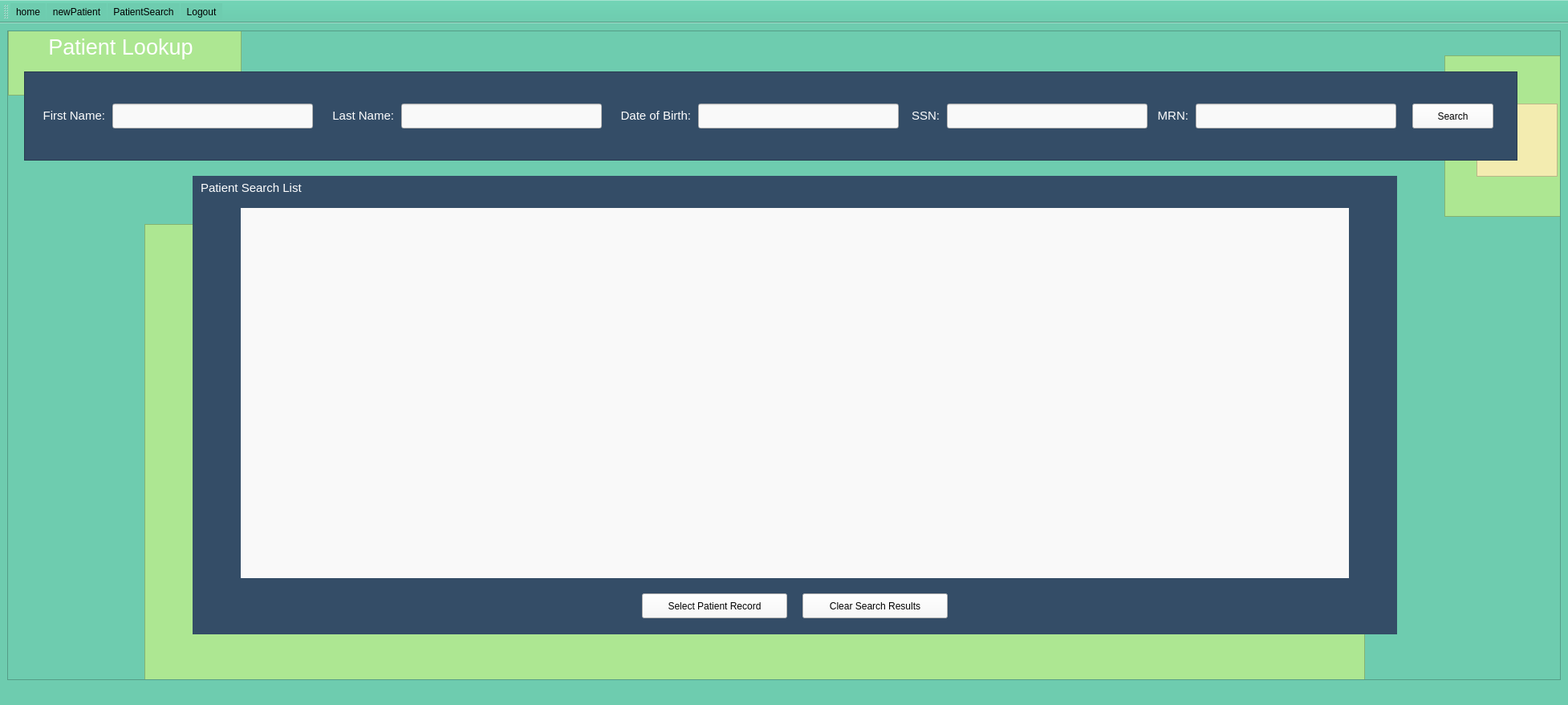
<?xml version="1.0" encoding="UTF-8"?>
<ui version="4.0">
 <class>patientLookupWindow</class>
 <widget class="QMainWindow" name="patientLookupWindow">
  <property name="geometry">
   <rect>
    <x>0</x>
    <y>0</y>
    <width>1954</width>
    <height>878</height>
   </rect>
  </property>
  <property name="windowTitle">
   <string>MainWindow</string>
  </property>
  <property name="styleSheet">
   <string notr="true">background-color: rgb(110, 204, 175);</string>
  </property>
  <widget class="QWidget" name="centralwidget">
   <layout class="QGridLayout" name="gridLayout">
    <item row="0" column="0">
     <widget class="QScrollArea" name="scrollArea">
      <property name="widgetResizable">
       <bool>true</bool>
      </property>
      <widget class="QWidget" name="scrollAreaWidgetContents">
       <property name="geometry">
        <rect>
         <x>0</x>
         <y>0</y>
         <width>1934</width>
         <height>776</height>
        </rect>
       </property>
       <property name="minimumSize">
        <size>
         <width>1920</width>
         <height>776</height>
        </size>
       </property>
       <widget class="QFrame" name="frame">
        <property name="geometry">
         <rect>
          <x>20</x>
          <y>50</y>
          <width>1861</width>
          <height>111</height>
         </rect>
        </property>
        <property name="styleSheet">
         <string notr="true">background-color: rgb(52, 77, 103);</string>
        </property>
        <property name="frameShape">
         <enum>QFrame::StyledPanel</enum>
        </property>
        <property name="frameShadow">
         <enum>QFrame::Raised</enum>
        </property>
       </widget>
       <widget class="QLineEdit" name="mrn_lineEdit">
        <property name="geometry">
         <rect>
          <x>1480</x>
          <y>90</y>
          <width>250</width>
          <height>31</height>
         </rect>
        </property>
        <property name="styleSheet">
         <string notr="true">background-color: rgb(249, 249, 249);</string>
        </property>
       </widget>
       <widget class="QLabel" name="last_name_label">
        <property name="geometry">
         <rect>
          <x>390</x>
          <y>90</y>
          <width>91</width>
          <height>31</height>
         </rect>
        </property>
        <property name="font">
         <font>
          <pointsize>11</pointsize>
         </font>
        </property>
        <property name="styleSheet">
         <string notr="true">background-color: rgb(52, 77, 103);</string>
        </property>
        <property name="text">
         <string>&lt;html&gt;&lt;head/&gt;&lt;body&gt;&lt;p&gt;&lt;span style=&quot; color:#ffffff;&quot;&gt;Last Name:&lt;/span&gt;&lt;/p&gt;&lt;/body&gt;&lt;/html&gt;</string>
        </property>
        <property name="alignment">
         <set>Qt::AlignRight|Qt::AlignTrailing|Qt::AlignVCenter</set>
        </property>
       </widget>
       <widget class="QLabel" name="date_of_birth_label">
        <property name="geometry">
         <rect>
          <x>740</x>
          <y>90</y>
          <width>111</width>
          <height>31</height>
         </rect>
        </property>
        <property name="font">
         <font>
          <pointsize>11</pointsize>
         </font>
        </property>
        <property name="styleSheet">
         <string notr="true">background-color: rgb(52, 77, 103);</string>
        </property>
        <property name="text">
         <string>&lt;html&gt;&lt;head/&gt;&lt;body&gt;&lt;p&gt;&lt;span style=&quot; color:#ffffff;&quot;&gt;Date of Birth:&lt;/span&gt;&lt;/p&gt;&lt;/body&gt;&lt;/html&gt;</string>
        </property>
        <property name="alignment">
         <set>Qt::AlignRight|Qt::AlignTrailing|Qt::AlignVCenter</set>
        </property>
       </widget>
       <widget class="QListWidget" name="patient_search_list_tableView">
        <property name="geometry">
         <rect>
          <x>290</x>
          <y>220</y>
          <width>1381</width>
          <height>461</height>
         </rect>
        </property>
        <property name="styleSheet">
         <string notr="true">background-color: rgb(249, 249, 249);</string>
        </property>
        <property name="frameShape">
         <enum>QFrame::NoFrame</enum>
        </property>
       </widget>
       <widget class="QPushButton" name="clear_search_results_pushButton">
        <property name="geometry">
         <rect>
          <x>990</x>
          <y>700</y>
          <width>181</width>
          <height>31</height>
         </rect>
        </property>
        <property name="styleSheet">
         <string notr="true">background-color: rgb(249, 249, 249);</string>
        </property>
        <property name="text">
         <string>Clear Search Results</string>
        </property>
       </widget>
       <widget class="QLineEdit" name="date_of_birth_lineEdit">
        <property name="geometry">
         <rect>
          <x>860</x>
          <y>90</y>
          <width>250</width>
          <height>31</height>
         </rect>
        </property>
        <property name="styleSheet">
         <string notr="true">background-color: rgb(249, 249, 249);</string>
        </property>
       </widget>
       <widget class="QLineEdit" name="ssn_lineEdit">
        <property name="geometry">
         <rect>
          <x>1170</x>
          <y>90</y>
          <width>250</width>
          <height>31</height>
         </rect>
        </property>
        <property name="styleSheet">
         <string notr="true">background-color: rgb(249, 249, 249);</string>
        </property>
       </widget>
       <widget class="QLabel" name="first_name_label">
        <property name="geometry">
         <rect>
          <x>30</x>
          <y>90</y>
          <width>91</width>
          <height>31</height>
         </rect>
        </property>
        <property name="font">
         <font>
          <pointsize>11</pointsize>
         </font>
        </property>
        <property name="styleSheet">
         <string notr="true">background-color: rgb(52, 77, 103);</string>
        </property>
        <property name="text">
         <string>&lt;html&gt;&lt;head/&gt;&lt;body&gt;&lt;p&gt;&lt;span style=&quot; color:#ffffff;&quot;&gt;First Name:&lt;/span&gt;&lt;/p&gt;&lt;/body&gt;&lt;/html&gt;</string>
        </property>
        <property name="alignment">
         <set>Qt::AlignRight|Qt::AlignTrailing|Qt::AlignVCenter</set>
        </property>
       </widget>
       <widget class="QLabel" name="ssn_label">
        <property name="geometry">
         <rect>
          <x>1120</x>
          <y>90</y>
          <width>41</width>
          <height>31</height>
         </rect>
        </property>
        <property name="font">
         <font>
          <pointsize>11</pointsize>
         </font>
        </property>
        <property name="styleSheet">
         <string notr="true">background-color: rgb(52, 77, 103);</string>
        </property>
        <property name="text">
         <string>&lt;html&gt;&lt;head/&gt;&lt;body&gt;&lt;p&gt;&lt;span style=&quot; color:#ffffff;&quot;&gt;SSN:&lt;/span&gt;&lt;/p&gt;&lt;/body&gt;&lt;/html&gt;</string>
        </property>
        <property name="alignment">
         <set>Qt::AlignRight|Qt::AlignTrailing|Qt::AlignVCenter</set>
        </property>
       </widget>
       <widget class="QFrame" name="frame_3">
        <property name="geometry">
         <rect>
          <x>1790</x>
          <y>30</y>
          <width>151</width>
          <height>201</height>
         </rect>
        </property>
        <property name="styleSheet">
         <string notr="true">background-color: rgb(173, 231, 146);</string>
        </property>
        <property name="frameShape">
         <enum>QFrame::StyledPanel</enum>
        </property>
        <property name="frameShadow">
         <enum>QFrame::Raised</enum>
        </property>
        <widget class="QFrame" name="frame_4">
         <property name="geometry">
          <rect>
           <x>40</x>
           <y>60</y>
           <width>101</width>
           <height>91</height>
          </rect>
         </property>
         <property name="styleSheet">
          <string notr="true">background-color: rgb(243, 236, 176);</string>
         </property>
         <property name="frameShape">
          <enum>QFrame::StyledPanel</enum>
         </property>
         <property name="frameShadow">
          <enum>QFrame::Raised</enum>
         </property>
        </widget>
       </widget>
       <widget class="QPushButton" name="patient_lookup_search_pushButton">
        <property name="geometry">
         <rect>
          <x>1750</x>
          <y>90</y>
          <width>101</width>
          <height>31</height>
         </rect>
        </property>
        <property name="styleSheet">
         <string notr="true">background-color: rgb(249, 249, 249);</string>
        </property>
        <property name="text">
         <string>Search</string>
        </property>
       </widget>
       <widget class="QPushButton" name="select_patient_record_pushButton">
        <property name="geometry">
         <rect>
          <x>790</x>
          <y>700</y>
          <width>181</width>
          <height>31</height>
         </rect>
        </property>
        <property name="styleSheet">
         <string notr="true">background-color: rgb(249, 249, 249);</string>
        </property>
        <property name="text">
         <string>Select Patient Record</string>
        </property>
       </widget>
       <widget class="QLineEdit" name="last_name_lineEdit">
        <property name="geometry">
         <rect>
          <x>490</x>
          <y>90</y>
          <width>250</width>
          <height>31</height>
         </rect>
        </property>
        <property name="styleSheet">
         <string notr="true">background-color: rgb(249, 249, 249);</string>
        </property>
       </widget>
       <widget class="QLineEdit" name="first_name_lineEdit">
        <property name="geometry">
         <rect>
          <x>130</x>
          <y>90</y>
          <width>250</width>
          <height>31</height>
         </rect>
        </property>
        <property name="styleSheet">
         <string notr="true">background-color: rgb(249, 249, 249);</string>
        </property>
       </widget>
       <widget class="QLabel" name="mrn_label">
        <property name="geometry">
         <rect>
          <x>1420</x>
          <y>90</y>
          <width>51</width>
          <height>31</height>
         </rect>
        </property>
        <property name="font">
         <font>
          <pointsize>11</pointsize>
         </font>
        </property>
        <property name="styleSheet">
         <string notr="true">background-color: rgb(52, 77, 103);</string>
        </property>
        <property name="text">
         <string>&lt;html&gt;&lt;head/&gt;&lt;body&gt;&lt;p&gt;&lt;span style=&quot; color:#ffffff;&quot;&gt;MRN:&lt;/span&gt;&lt;/p&gt;&lt;/body&gt;&lt;/html&gt;</string>
        </property>
        <property name="alignment">
         <set>Qt::AlignRight|Qt::AlignTrailing|Qt::AlignVCenter</set>
        </property>
       </widget>
       <widget class="QFrame" name="frame_2">
        <property name="geometry">
         <rect>
          <x>0</x>
          <y>-1</y>
          <width>291</width>
          <height>81</height>
         </rect>
        </property>
        <property name="styleSheet">
         <string notr="true">background-color: rgb(173, 231, 146);</string>
        </property>
        <property name="frameShape">
         <enum>QFrame::StyledPanel</enum>
        </property>
        <property name="frameShadow">
         <enum>QFrame::Raised</enum>
        </property>
        <widget class="QLabel" name="patient_lookup_label">
         <property name="geometry">
          <rect>
           <x>30</x>
           <y>0</y>
           <width>221</width>
           <height>41</height>
          </rect>
         </property>
         <property name="font">
          <font>
           <pointsize>20</pointsize>
          </font>
         </property>
         <property name="text">
          <string>&lt;html&gt;&lt;head/&gt;&lt;body&gt;&lt;p&gt;&lt;span style=&quot; color:#ffffff;&quot;&gt;Patient Lookup&lt;/span&gt;&lt;/p&gt;&lt;/body&gt;&lt;/html&gt;</string>
         </property>
         <property name="alignment">
          <set>Qt::AlignCenter</set>
         </property>
        </widget>
       </widget>
       <widget class="QFrame" name="frame_6">
        <property name="geometry">
         <rect>
          <x>170</x>
          <y>240</y>
          <width>1521</width>
          <height>571</height>
         </rect>
        </property>
        <property name="styleSheet">
         <string notr="true">background-color: rgb(173, 231, 146);</string>
        </property>
        <property name="frameShape">
         <enum>QFrame::StyledPanel</enum>
        </property>
        <property name="frameShadow">
         <enum>QFrame::Raised</enum>
        </property>
       </widget>
       <widget class="QFrame" name="frame_5">
        <property name="geometry">
         <rect>
          <x>230</x>
          <y>180</y>
          <width>1501</width>
          <height>571</height>
         </rect>
        </property>
        <property name="styleSheet">
         <string notr="true">background-color: rgb(52, 77, 103);</string>
        </property>
        <property name="frameShape">
         <enum>QFrame::NoFrame</enum>
        </property>
        <property name="frameShadow">
         <enum>QFrame::Raised</enum>
        </property>
        <widget class="QLabel" name="patient_search_list_label">
         <property name="geometry">
          <rect>
           <x>10</x>
           <y>0</y>
           <width>161</width>
           <height>31</height>
          </rect>
         </property>
         <property name="font">
          <font>
           <pointsize>11</pointsize>
          </font>
         </property>
         <property name="text">
          <string>&lt;html&gt;&lt;head/&gt;&lt;body&gt;&lt;p&gt;&lt;span style=&quot; color:#ffffff;&quot;&gt;Patient Search List&lt;/span&gt;&lt;/p&gt;&lt;/body&gt;&lt;/html&gt;</string>
         </property>
        </widget>
       </widget>
       <zorder>frame_2</zorder>
       <zorder>frame_3</zorder>
       <zorder>frame_6</zorder>
       <zorder>frame_5</zorder>
       <zorder>frame</zorder>
       <zorder>mrn_lineEdit</zorder>
       <zorder>last_name_label</zorder>
       <zorder>date_of_birth_label</zorder>
       <zorder>patient_search_list_tableView</zorder>
       <zorder>clear_search_results_pushButton</zorder>
       <zorder>date_of_birth_lineEdit</zorder>
       <zorder>ssn_lineEdit</zorder>
       <zorder>first_name_label</zorder>
       <zorder>ssn_label</zorder>
       <zorder>patient_lookup_search_pushButton</zorder>
       <zorder>select_patient_record_pushButton</zorder>
       <zorder>last_name_lineEdit</zorder>
       <zorder>first_name_lineEdit</zorder>
       <zorder>mrn_label</zorder>
      </widget>
     </widget>
    </item>
   </layout>
  </widget>
  <widget class="QMenuBar" name="menubar">
   <property name="geometry">
    <rect>
     <x>0</x>
     <y>0</y>
     <width>1954</width>
     <height>21</height>
    </rect>
   </property>
  </widget>
  <widget class="QStatusBar" name="statusbar"/>
  <widget class="QToolBar" name="toolBar">
   <property name="font">
    <font>
     <pointsize>11</pointsize>
    </font>
   </property>
   <property name="windowTitle">
    <string>toolBar</string>
   </property>
   <attribute name="toolBarArea">
    <enum>TopToolBarArea</enum>
   </attribute>
   <attribute name="toolBarBreak">
    <bool>false</bool>
   </attribute>
   <addaction name="actionhome"/>
   <addaction name="actionnewPatient"/>
   <addaction name="actionpatientSearch"/>
   <addaction name="actionlogout"/>
  </widget>
  <action name="actionhome">
   <property name="icon">
    <iconset>
     <normaloff>:/Images/Images/home.png</normaloff>:/Images/Images/home.png</iconset>
   </property>
   <property name="text">
    <string>home</string>
   </property>
  </action>
  <action name="actionnewPatient">
   <property name="icon">
    <iconset>
     <normaloff>:/Images/Images/plus-button.png</normaloff>:/Images/Images/plus-button.png</iconset>
   </property>
   <property name="text">
    <string>newPatient</string>
   </property>
  </action>
  <action name="actionpatientSearch">
   <property name="icon">
    <iconset>
     <normaloff>:/Images/Images/magnifier.png</normaloff>:/Images/Images/magnifier.png</iconset>
   </property>
   <property name="text">
    <string>PatientSearch</string>
   </property>
  </action>
  <action name="actionlogout">
   <property name="icon">
    <iconset>
     <normaloff>:/Images/Images/door--arrow.png</normaloff>:/Images/Images/door--arrow.png</iconset>
   </property>
   <property name="text">
    <string>Logout</string>
   </property>
  </action>
 </widget>
 <resources>
  <include location="Resouces.qrc"/>
 </resources>
 <connections/>
</ui>
